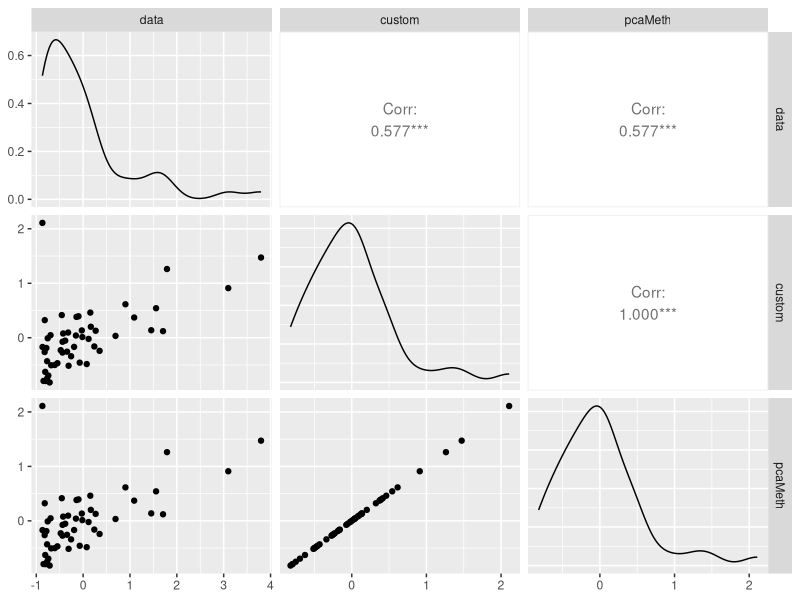
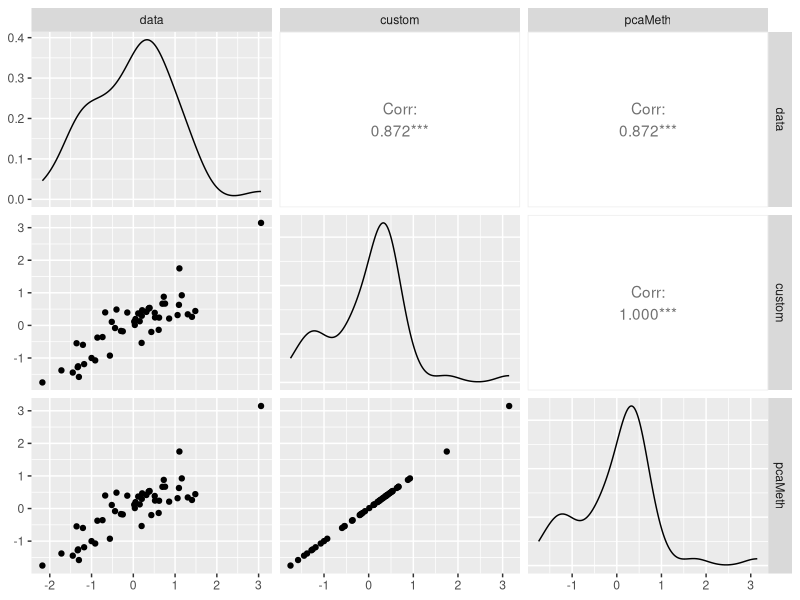
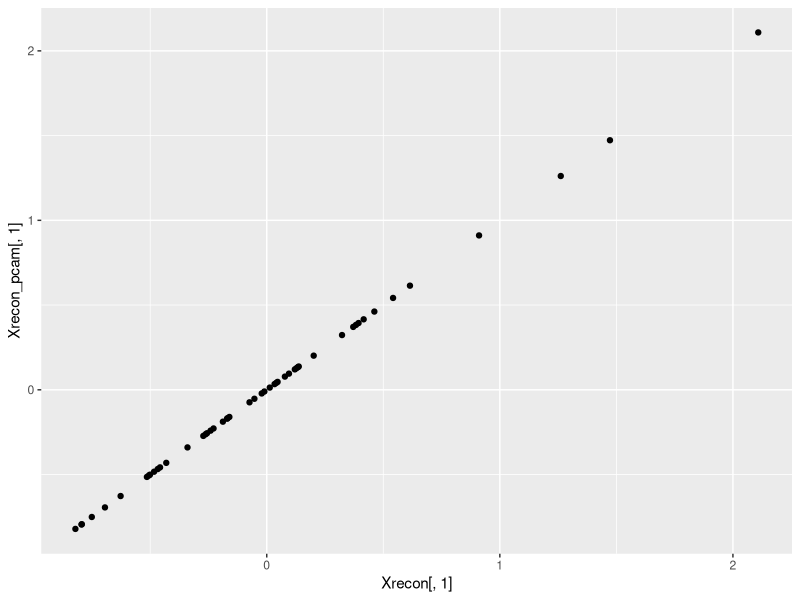
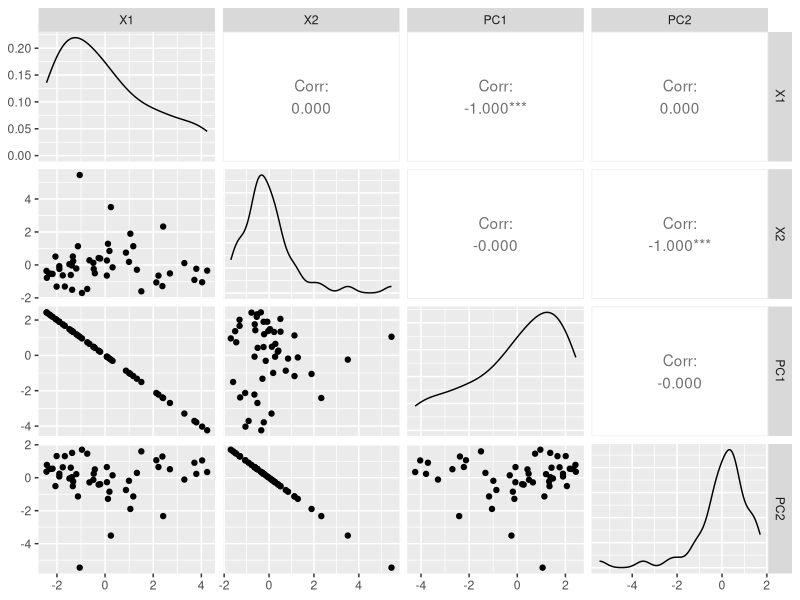
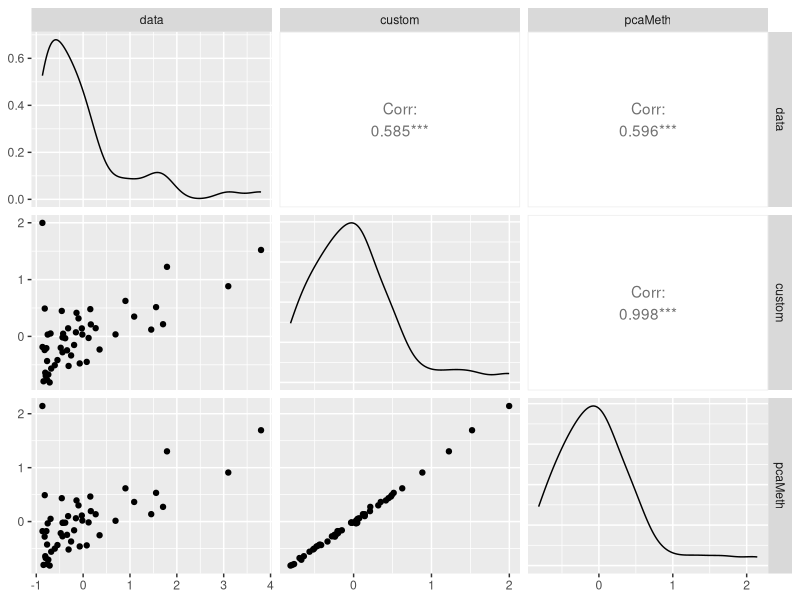
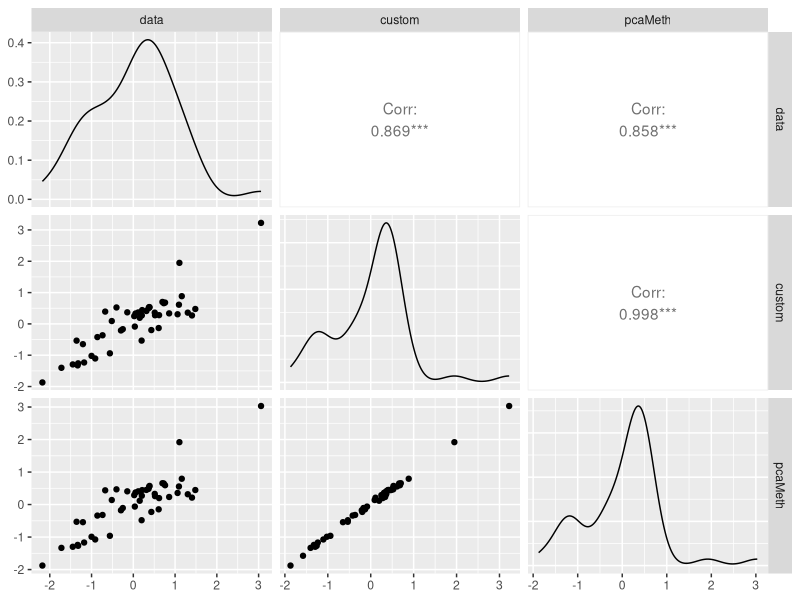
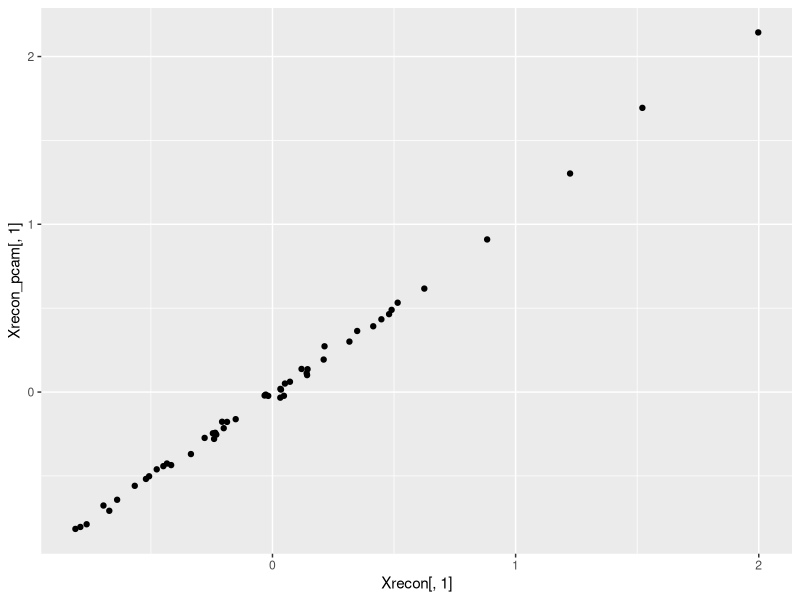
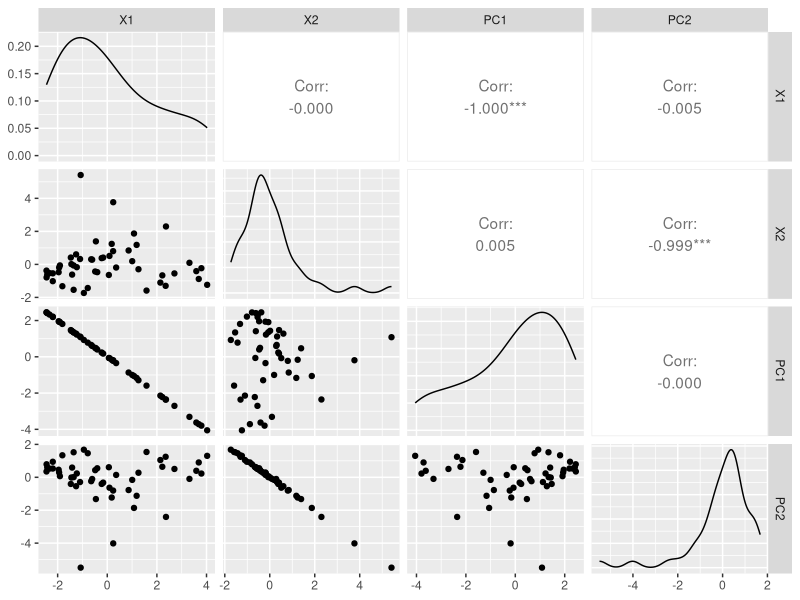

The R source for these figures, in order:
## ---- chunk 1
library(tidyverse)

X = scale(state.x77)
## ---- chunk 2
em_ppca <- function(
  X,
  nComp = 2,
  tol   = .00001,
  maxits  = 100,
  showits = TRUE
) {
  
  # Arguments 
  # X: numeric data
  # nComp: number of components
  # tol = tolerance level
  # maxits: maximum iterations
  # showits: show iterations
  
  # require(pracma) 

  tr = function(x) sum(diag(x), na.rm = TRUE)
  
  
  # starting points and other initializations
  N = nrow(X)
  D = ncol(X)
  L = nComp

  S = (1/N) * t(X)%*%X
  
  evals = eigen(S)$values
  evecs = eigen(S)$vectors

  V = evecs[,1:L]
  Lambda = diag(evals[1:L])
  
  # latent variables
  Z = t(replicate(L, rnorm(N))) 
  
  # variance; average variance associated with discarded dimensions
  sigma2 = 1/(D - L) * sum(evals[(L+1):D])
  
  # loadings; this and sigma2 starting points will be near final estimate
  W = V %*% chol(Lambda - sigma2 * diag(L)) %*% diag(L)  

  it = 0
  converged = FALSE
  ll = 0
  
  # Show iterations
  if (showits)                                                    
    cat(paste("Iterations of EM:", "\n"))
  
  while ((!converged) & (it < maxits)) {                           
    # create 'old' values for comparison
    if(exists('W_new')){
      W_old = W_new
    }
    else {
      W_old = W
    }
    
    ll_old = ll
    
    Psi = sigma2*diag(L)
    M   = t(W_old) %*% W_old + Psi
    
    # E and M 
    W_new  = S %*% W_old %*% solve( Psi + solve(M) %*% t(W_old) %*% S %*% W_old )   
    sigma2 = 1/D * tr(S - S %*% W_old %*% solve(M) %*% t(W_new))

    Z  = solve(M) %*% t(W_new) %*% t(X)
    ZZ = sigma2*solve(M) + Z%*%t(Z)
    
    # log likelihood as in paper
    # ll = .5*sigma2*D + .5*tr(ZZ) + .5*sigma2 * X%*%t(X) -
    #      1/sigma2 * t(Z)%*%t(W_new)%*%t(X) + .5*sigma2 * tr(t(W_new)%*%W_new%*%ZZ)
    # ll = -sum(ll)
    
    # more straightforward
    ll = dnorm(X, mean = t(W_new %*% Z), sd = sqrt(sigma2), log = TRUE)
    ll = -sum(ll)

    it = it + 1
    
    # if showits, show first and every 5th iteration
    if (showits & (it == 1 | it%%5 == 0))                          
      cat(paste(format(it), "...", "\n", sep = ""))
    
    converged = max(abs(ll_old-ll)) <= tol
  }
  
  W     = pracma::orth(W_new) # for orthonormal basis of W; pcaMethods package has also
  evs   = eigen(cov(X %*% W))
  evecs = evs$vectors
  
  W = W %*% evecs
  Z = X %*% W
  Xrecon   = Z %*% t(W)
  reconerr = sum((Xrecon - X)^2)
  
  if (showits)                                                     # Show last iteration
    cat(paste0(format(it), "...", "\n"))
  
  list(
    scores   = Z,
    loadings = W,
    Xrecon   = Xrecon,
    reconerr = reconerr,
    ll       = ll,
    sigma2   = sigma2
  )
}
## ---- chunk 3
results_ppca = em_ppca(
  X = X,
  nComp = 2,
  tol = 1e-12,
  maxit = 100
)

str(results_ppca)
## ---- chunk 4
Xrecon      = results_ppca$Xrecon
loadings_em = results_ppca$loadings
scores_em   = results_ppca$scores
## ---- chunk 5
standard_pca =  princomp(scale(state.x77))

scores_standard_pca   = standard_pca$scores[,1:2]
loadings_standard_pca = standard_pca$loadings[,1:2]
Xrecon_standard_pca   = scores_standard_pca%*%t(loadings_standard_pca)
## ---- chunk 6
library(pcaMethods)

results_pcam  = pca(
  X,
  nPcs = 2,
  threshold = 1e-8,
  method = 'ppca',
  scale  = 'none',
  center = FALSE
)

loadings_pcam = loadings(results_pcam)
scores_pcam   = scores(results_pcam)
## ---- chunk 7
round(cbind(loadings_pcam, loadings_em, loadings_standard_pca), 3)
sum((abs(loadings_pcam) - abs(loadings_em)) ^ 2)
round(cbind(abs(scores_pcam), abs(scores_em)), 2)
## ---- chunk 8
Xrecon_pcam = scores_pcam %*% t(loadings_pcam)

mean((Xrecon_pcam - X)^2)  
mean(abs(Xrecon_pcam - Xrecon))

mean(abs(Xrecon_pcam - Xrecon))
## ---- chunk 9
GGally::ggpairs(data.frame(
  data    = X[, 1],
  custom  = Xrecon[, 1],
  pcaMeth = Xrecon_pcam[, 1]
))

GGally::ggpairs(data.frame(
  data    = X[, 2],
  custom  = Xrecon[, 2],
  pcaMeth = Xrecon_pcam[, 2]
))
## ---- chunk 10
qplot(Xrecon[, 1], Xrecon_pcam[, 1])

GGally::ggpairs(data.frame(scores_em, scores_pcam) )
## ---- chunk 11
# create some missing values
set.seed(123)

X_miss = X
NAindex = sample(length(X), 20)
X_miss[NAindex] = NA
## ---- chunk 12
em_ppca_miss = function(X, nComp=2, tol=.00001, maxits=100, showits=T){
  # Arguments 
  # X: numeric data
  # nComp: number of components
  # tol = tolerance level
  # maxits: maximum iterations
  # showits: show iterations
  # require(pracma) # for orthonormal basis of W; pcaMethods package has also
  
  tr = function(x) sum(diag(x), na.rm = TRUE)
  
  # starting points and other initializations
  X_orig = X
  X = X
  N = nrow(X_orig)
  D = ncol(X_orig)
  L = nComp
  NAs = is.na(X_orig)

  X[NAs] = 0
  S = (1/N) * t(X)%*%X
  
  evals = eigen(S)$values
  evecs = eigen(S)$vectors

  V = evecs[,1:L]
  Lambda = diag(evals[1:L])
  
  # latent variables
  Z = t(replicate(L, rnorm(N))) 
  
  # variance; average variance associated with discarded dimensions
  sigma2 = 1/(D-L) * sum(evals[(L+1):D])
  
  # loadings
  W = V %*% chol(Lambda-sigma2*diag(L)) %*% diag(L)           

  it = 0
  converged = FALSE
  ll = 0
  
   # Show iterations
  if (showits)
    cat(paste("Iterations of EM:", "\n"))
  
  while ((!converged) & (it < maxits)) {                  
    if(exists('W_new')){
      W_old = W_new
    }
    else {
      W_old = W
    }
    
    ll_old = ll
    
    # deal with missingness via projection
    proj  = t(W_old%*%Z)
    X_new = X_orig
    X_new[NAs] = proj[NAs]
    X = X_new
    
    Psi = sigma2*diag(L)
    M   = t(W_old) %*% W_old + Psi
    
    # E and M
    W_new  = S %*% W_old %*% solve( Psi + solve(M)%*%t(W_old)%*%S%*%W_old )
    sigma2 = 1/D * tr(S - S%*%W_old%*%solve(M)%*%t(W_new))

    Z = solve(M)%*%t(W_new)%*%t(X)
    
  
    # log likelihood as in paper
    # ZZ = sigma2*solve(M) + Z%*%t(Z)
    # ll = .5*sigma2*D + .5*tr(ZZ) + .5*sigma2 * X%*%t(X) -
    #      1/sigma2 * t(Z)%*%t(W_new)%*%t(X) + .5*sigma2 * tr(t(W_new)%*%W_new%*%ZZ)
    # ll = -sum(ll)
    
    # more straightforward
    ll = dnorm(X, mean = t(W_new %*% Z), sd = sqrt(sigma2), log = TRUE)
    ll = -sum(ll)

    it = it + 1
    
    # if showits, show first and every 5th iteration
    if (showits & (it == 1 | it%%5 == 0))                          
      cat(paste(format(it), "...", "\n", sep = ""))
    
    converged = max(abs(ll_old-ll)) <= tol
  }
  
  W     = pracma::orth(W_new)   # for orthonormal basis of W
  evs   = eigen(cov(X %*% W))
  evecs = evs$vectors
  
  W = W %*% evecs
  Z = X %*% W
  Xrecon   = Z %*% t(W)
  reconerr = sum((Xrecon-X)^2)
  
  if (showits)                                                     # Show last iteration
    cat(paste0(format(it), "...", "\n"))
  
  list(
    scores   = Z,
    loadings = W,
    Xrecon   = Xrecon,
    reconerr = reconerr,
    ll       = ll,
    sigma2   = sigma2
  )
}
## ---- chunk 13
results_ppca_miss = em_ppca_miss(
  X = X_miss,
  nComp = 2,
  tol   = 1e-8,
  maxit = 100
)

str(results_ppca_miss)
## ---- chunk 14
Xrecon      = results_ppca_miss$Xrecon
loadings_em = results_ppca_miss$loadings
scores_em   = results_ppca_miss$scores
## ---- chunk 15
library(pcaMethods)

results_pcam  = pca(
  X_miss,
  nPcs = 2,
  threshold = 1e-8,
  method = 'ppca',
  scale  = 'none',
  center = FALSE
)

loadings_pcam = loadings(results_pcam)
scores_pcam   = scores(results_pcam)
## ---- chunk 16
round(cbind(loadings_pcam, loadings_em, loadings_standard_pca), 3)
sum((abs(loadings_pcam) - abs(loadings_em)) ^ 2)
round(cbind(abs(scores_pcam), abs(scores_em)), 2)
## ---- chunk 17
Xrecon_pcam = scores_pcam %*% t(loadings_pcam)

mean((Xrecon_pcam - X_miss)^2)  
mean(abs(Xrecon_pcam - Xrecon))

mean(abs(Xrecon_pcam - Xrecon))
## ---- chunk 18
GGally::ggpairs(data.frame(
  data    = X_miss[, 1],
  custom  = Xrecon[, 1],
  pcaMeth = Xrecon_pcam[, 1]
))

GGally::ggpairs(data.frame(
  data    = X_miss[, 2],
  custom  = Xrecon[, 2],
  pcaMeth = Xrecon_pcam[, 2]
))
## ---- chunk 19
qplot(Xrecon[, 1], Xrecon_pcam[, 1])

GGally::ggpairs(data.frame(scores_em, scores_pcam) )
